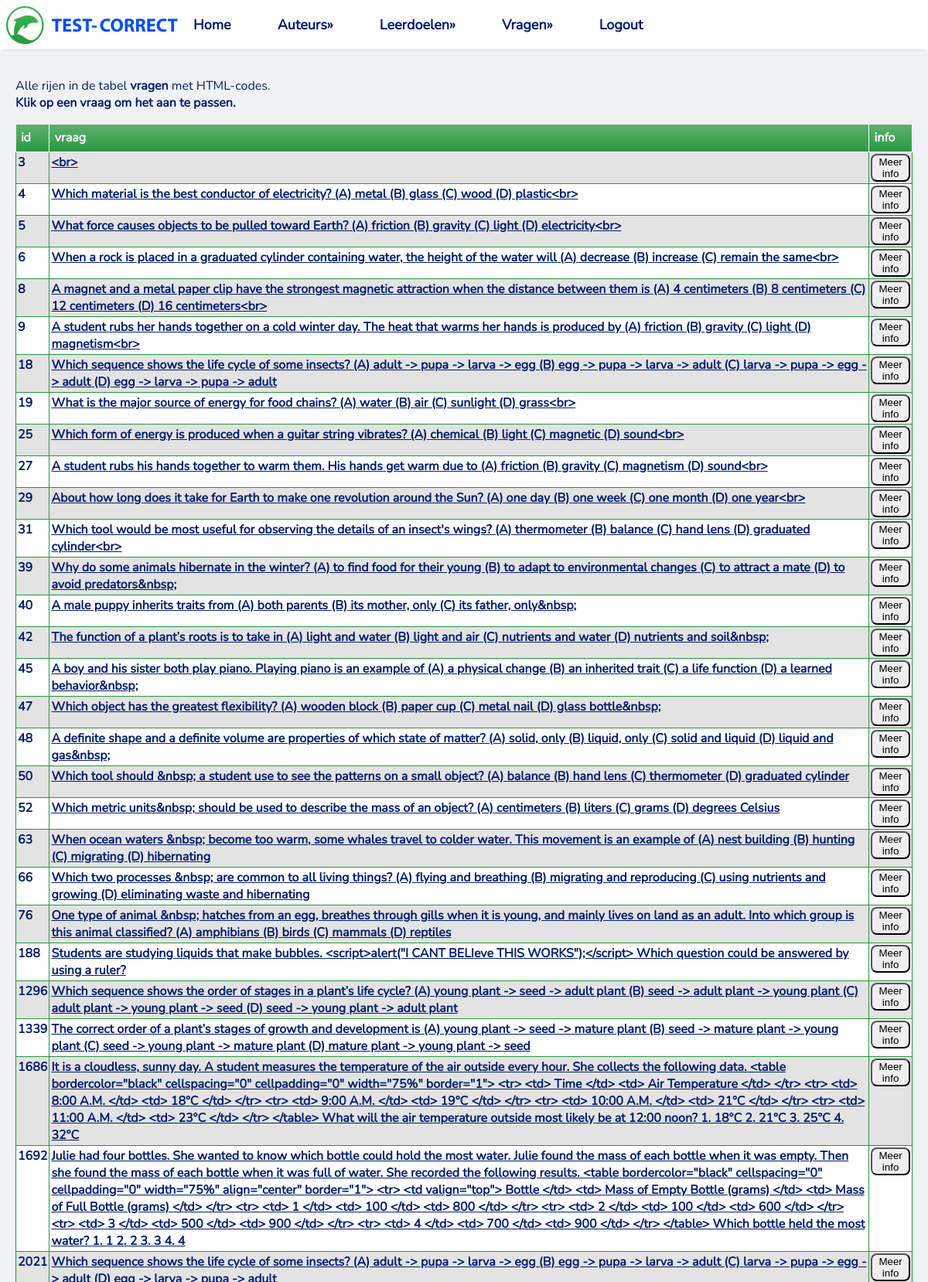
Page /allHTML_error (upper part) on the committed database.
### tables this page shows
CREATE TABLE `vragen` (
  `id` integer NOT NULL
,  `leerdoel` integer DEFAULT NULL
,  `vraag` text NOT NULL
,  `auteur` integer DEFAULT NULL
);

### app.py (the view)
@app.route("/allHTML_error")
def get_allhtml_error():
    tables = dbm.get_table_list()
    rows, column_names = dbm.get_allhtmlcodes()
    return render_template("ALLHTML_errors.html", rows=rows, columns=column_names, table_list=tables)

### lib/tablemodel.py (called while the page is built)
    def get_table_list(self):
        cursor = sqlite3.connect(self.database_file).cursor()
        cursor.execute("SELECT name FROM sqlite_master WHERE type='table'")
        tables = [table[0] for table in cursor.fetchall()]
        return tables

    def get_allhtmlcodes(self):
        cursor = sqlite3.connect(self.database_file).cursor()
        cursor.execute("SELECT id,vraag FROM vragen WHERE vraag LIKE '%&%' "
                       "OR vraag LIKE '%<%' OR vraag LIKE '%>%' OR vraag LIKE '%nbsp%';")
        allhtml_error_header = [column_name[0] for column_name in cursor.description]
        all_error_content = cursor.fetchall()
        return all_error_content, allhtml_error_header

### templates/ALLHTML_errors.html (shortened to what this page needs)
<!DOCTYPE html>
<html lang="en">
<head>
    <link rel="stylesheet" href="/static/basic.css" type="text/css">
</head>
<body>
{% include "Navbar.html" %}
<main>
    <p>Alle rijen in de tabel <b>vragen</b> met HTML-codes.
    <br/>
        <b>Klik op een vraag om het aan te passen.</b>
    </p>
<div>
    <table>
        <thead>
        <tr>
            {% for column in columns %}
            <th>{{ column }}</th>
            {% endfor %}
        <th>
            info
        </th>
        </tr>
        </thead>
        <tbody>
        {% for row in rows %}
        <tr class="active-row">
            {% for field in row %}
                {% if loop.index == 2 %}
            <td><a class="table_item" href="/update_web/{{ row[0] }}">{{ field }}</a></td>
                {% else %}
                    <td>{{ field }}</td>
                {% endif %}
            {% endfor %}
        <td>
            <a href="https://www.test-correct.nl/?vraag={{ row[0] }}" target="_blank"><button>Meer info</button></a>
        </td>
        </tr>
        {% endfor %}
        </tbody>
    </table>
</div>
</main>
</body>
</html>

### static/basic.css (style rules this page uses)
* { box-sizing: border-box }
:root { --sans: 1em/1.6 system-ui, -apple-system, BlinkMacSystemFont, Segoe UI, Roboto, Oxygen, Ubuntu, Cantarell, Droid Sans, Helvetica Neue, Fira Sans, sans-serif; --mono: SFMono-Regular, Consolas, 'Liberation Mono', Menlo, Courier, 'Courier New', monospace; --font-nunito: url("../static/fonts/Nunito-Regular.ttf"); --c1: #ffffff; --c2: #f0f2f5; --c3: #f0f2f5; --c4: #041f74; --c5:#000; --c6: #000000; --m1: 8px; --rc: 8px; }
html { -ms-text-size-adjust: 100%; -webkit-text-size-adjust: 100%; }
body { margin: 100px 0 0; font-family: 'Nunito', serif; font-weight: 400; font-style: normal; text-rendering: optimizeLegibility; -webkit-font-smoothing: antialiased; background-color: var(--c3); color: var(--c4); }
table { border: 0px solid #27973D;background-color: #e3e3e3;width: 100% ;text-align: left; }
table td, table.purpleHorizon th { border: 1px solid #27973d;padding: 2px 2px; }
table tbody td { font-size: 16px;font-weight: bold;color: #041f74; }
table tr:nth-child(even) { background: #ffffff; }
table thead { background: #27973D;background: -moz-linear-gradient(top, #5db16d 0%, #3ca150 66%, #27973D 100%); background: -webkit-linear-gradient(top, #5db16d 0%, #3ca150 66%, #27973D 100%); background: linear-gradient(to bottom, #5db16d 0%, #3ca150 66%, #27973D 100%);border-bottom: 0px solid #270096; }
table thead th { font-size: 16px;font-weight: bold;color: #FFFFFF;text-align: left;border-left: 0px solid #041f74; }
table thead th:first-child { border-left: none; }
table { border-collapse: collapse; border-spacing: 0; margin:1em 0 }
th, td { text-align: left; vertical-align: top; border: 1px solid; padding: 0.4em }
thead,tfoot { background: var(--c2) }
pre,code,input,select,textarea,button,img { border-radius: var(--rc) }
main,footer { margin: 0; width: auto; text-align: left; align-items: left; padding: 0 20px; }
a.table_item:link, a.table_item:visited { color: var(--c4) }

### rows in the picture
vragen: row "3", vraag "<br>"
vragen: row "4", vraag "Which material is the best conductor of electricity? (A) metal (B) glass (C) wood (D) plastic<br>"
vragen: row "5", vraag "What force causes objects to be pulled toward Earth? (A) friction (B) gravity (C) light (D) electricity<br>"
vragen: row "6", vraag "When a rock is placed in a graduated cylinder containing water, the height of the water will (A) decrease (B) increase (C) remain the same<br>"
vragen: row "8", vraag "A magnet and a metal paper clip have the strongest magnetic attraction when the distance between them is (A) 4 centimeters (B) 8 centimeters (C) 12 centimeters (D) 16 centimeters<br>"
vragen: row "9", vraag "A student rubs her hands together on a cold winter day. The heat that warms her hands is produced by (A) friction (B) gravity (C) light (D) magnetism<br>"
vragen: row "18", vraag "Which sequence shows the life cycle of some insects? (A) adult -> pupa -> larva -> egg (B) egg -> pupa -> larva -> adult (C) larva -> pupa -> egg -> adult (D) egg -> larva -> pupa -> adult"
vragen: row "19", vraag "What is the major source of energy for food chains? (A) water (B) air (C) sunlight (D) grass<br>"
vragen: row "25", vraag "Which form of energy is produced when a guitar string vibrates? (A) chemical (B) light (C) magnetic (D) sound<br>"
vragen: row "27", vraag "A student rubs his hands together to warm them. His hands get warm due to (A) friction (B) gravity (C) magnetism (D) sound<br>"
vragen: row "29", vraag "About how long does it take for Earth to make one revolution around the Sun? (A) one day (B) one week (C) one month (D) one year<br>"
vragen: row "31", vraag "Which tool would be most useful for observing the details of an insect's wings? (A) thermometer (B) balance (C) hand lens (D) graduated cylinder<br>"
vragen: row "39", vraag "Why do some animals hibernate in the winter? (A) to find food for their young (B) to adapt to environmental changes (C) to attract a mate (D) to avoid predators&nbsp;"
vragen: row "40", vraag "A male puppy inherits traits from (A) both parents (B) its mother, only (C) its father, only&nbsp;"
vragen: row "42", vraag "The function of a plant’s roots is to take in (A) light and water (B) light and air (C) nutrients and water (D) nutrients and soil&nbsp;"
vragen: row "45", vraag "A boy and his sister both play piano. Playing piano is an example of (A) a physical change (B) an inherited trait (C) a life function (D) a learned behavior&nbsp;"
vragen: row "47", vraag "Which object has the greatest flexibility? (A) wooden block (B) paper cup (C) metal nail (D) glass bottle&nbsp;"
vragen: row "48", vraag "A definite shape and a definite volume are properties of which state of matter? (A) solid, only (B) liquid, only (C) solid and liquid (D) liquid and gas&nbsp;"
vragen: row "50", vraag "Which tool should &nbsp; a student use to see the patterns on a small object? (A) balance (B) hand lens (C) thermometer (D) graduated cylinder"
vragen: row "52", vraag "Which metric units&nbsp; should be used to describe the mass of an object? (A) centimeters (B) liters (C) grams (D) degrees Celsius"
vragen: row "63", vraag "When ocean waters &nbsp; become too warm, some whales travel to colder water. This movement is an example of (A) nest building (B) hunting (C) migrating (D) hibernating"
vragen: row "66", vraag "Which two processes &nbsp; are common to all living things? (A) flying and breathing (B) migrating and reproducing (C) using nutrients and growing (D) eliminating waste and hibernating"
vragen: row "76", vraag "One type of animal &nbsp; hatches from an egg, breathes through gills when it is young, and mainly lives on land as an adult. Into which group is this animal classified? (A) amphibians (B) birds (C) mammals (D) reptiles"
vragen: row "188", vraag "Students are studying liquids that make bubbles. <script>alert(\"I CANT BELIeve THIS WORKS\");</script> Which question could be answered by using a ruler?"
vragen: id "1296", vraag "Which sequence shows the order of stages in a plant’s life cycle? (A) young plant -> seed -> adult plant (B) seed -> adult plant -> young plant (C) adult plant -> young plant -> seed (D) seed -> young plant -> adult plant"
vragen: id "1339", vraag "The correct order of a plant’s stages of growth and development is (A) young plant -> seed -> mature plant (B) seed -> mature plant -> young plant (C) seed -> young plant -> mature plant (D) mature plant -> young plant -> seed"
vragen: id "1686", vraag "It is a cloudless, sunny day. A student measures the temperature of the air outside every hour. She collects the following data. <table bordercolor=\"black\" cellspacing=\"0\" cellpadding=\"0\" width=\"75%\" border=\"1\"> <tr> <td> Time </td> <td> Air Temperature </td> </tr> <tr> <td> 8:00 A.M. </td> <td> 18°C </td> </tr> <tr> <td> 9:00 A.M. </td> <td> 19°C </td> </tr> <tr> <td> 10:00 A.M. </td> <td> 21°C </td> </tr> <tr> <td> 11:00 A.M. </td> <td> 23°C </td> </tr> </table> What will the air temperature outside most likely be at 12:00 noon? 1. 18°C 2. 21°C 3. 25°C 4. 32°C"
vragen: id "1692", vraag "Julie had four bottles. She wanted to know which bottle could hold the most water. Julie found the mass of each bottle when it was empty. Then she found the mass of each bottle when it was full of water. She recorded the following results. <table bordercolor=\"black\" cellspacing=\"0\" cellpadding=\"0\" width=\"75%\" align=\"center\" border=\"1\"> <tr> <td valign=\"top\"> Bottle </td> <td> Mass of Empty Bottle (grams) </td> <td> Mass of Full Bottle (grams) </td> </tr> <tr> <td> 1 </td> <td> 100 </td> <td> 800 </td> </tr> <tr> <td> 2 </td> <td> 100 </td> <td> 600 </td> </tr> <tr> <td> 3 </td> <td> 500 </td> <td> 900 </td> </tr> <tr> <td> 4 </td> <td> 700 </td> <td> 900 </td> </tr> </table> Which bottle…"
vragen: id "2021"

### other values in the picture
{{ column }} "id" "vraag"
